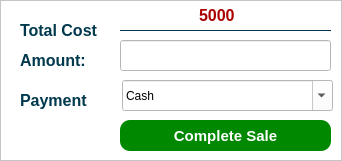
     <widget class="QFrame" name="frame">
      <property name="minimumSize">
       <size>
        <width>341</width>
        <height>161</height>
       </size>
      </property>
      <property name="maximumSize">
       <size>
        <width>400</width>
        <height>200</height>
       </size>
      </property>
      <property name="styleSheet">
       <string notr="true">background-color: rgb(255, 255, 255);</string>
      </property>
      <property name="frameShape">
       <enum>QFrame::StyledPanel</enum>
      </property>
      <property name="frameShadow">
       <enum>QFrame::Raised</enum>
      </property>
      <widget class="QLineEdit" name="lineEdit_3">
       <property name="geometry">
        <rect>
         <x>120</x>
         <y>40</y>
         <width>211</width>
         <height>31</height>
        </rect>
       </property>
       <property name="inputMethodHints">
        <set>Qt::ImhDigitsOnly|Qt::ImhPreferNumbers</set>
       </property>
      </widget>
      <widget class="QPushButton" name="pushButton_2">
       <property name="geometry">
        <rect>
         <x>120</x>
         <y>120</y>
         <width>211</width>
         <height>31</height>
        </rect>
       </property>
       <property name="font">
        <font>
         <pointsize>11</pointsize>
         <weight>75</weight>
         <bold>true</bold>
        </font>
       </property>
       <property name="cursor">
        <cursorShape>PointingHandCursor</cursorShape>
       </property>
       <property name="styleSheet">
        <string notr="true">background-color: rgb(0, 136, 0);
border-radius:10px;
color: rgb(255, 255, 255);</string>
       </property>
       <property name="text">
        <string>Complete Sale</string>
       </property>
      </widget>
      <widget class="QLabel" name="label_5">
       <property name="geometry">
        <rect>
         <x>20</x>
         <y>50</y>
         <width>91</width>
         <height>20</height>
        </rect>
       </property>
       <property name="font">
        <font>
         <pointsize>12</pointsize>
         <weight>75</weight>
         <bold>true</bold>
        </font>
       </property>
       <property name="styleSheet">
        <string notr="true">color:#00394D;</string>
       </property>
       <property name="text">
        <string>Amount:</string>
       </property>
      </widget>
      <widget class="QLabel" name="label_6">
       <property name="geometry">
        <rect>
         <x>20</x>
         <y>90</y>
         <width>121</width>
         <height>20</height>
        </rect>
       </property>
       <property name="font">
        <font>
         <pointsize>12</pointsize>
         <weight>75</weight>
         <bold>true</bold>
        </font>
       </property>
       <property name="styleSheet">
        <string notr="true">color:#00394D;</string>
       </property>
       <property name="text">
        <string>Payment</string>
       </property>
      </widget>
      <widget class="QLabel" name="label_7">
       <property name="geometry">
        <rect>
         <x>20</x>
         <y>20</y>
         <width>91</width>
         <height>20</height>
        </rect>
       </property>
       <property name="font">
        <font>
         <pointsize>12</pointsize>
         <weight>75</weight>
         <bold>true</bold>
        </font>
       </property>
       <property name="styleSheet">
        <string notr="true">color:#00394D;</string>
       </property>
       <property name="text">
        <string>Total Cost</string>
       </property>
      </widget>
      <widget class="QLineEdit" name="total">
       <property name="enabled">
        <bool>false</bool>
       </property>
       <property name="geometry">
        <rect>
         <x>120</x>
         <y>0</y>
         <width>211</width>
         <height>31</height>
        </rect>
       </property>
       <property name="font">
        <font>
         <pointsize>12</pointsize>
         <weight>75</weight>
         <bold>true</bold>
        </font>
       </property>
       <property name="cursor">
        <cursorShape>SizeAllCursor</cursorShape>
       </property>
       <property name="styleSheet">
        <string notr="true">color: rgb(170, 0, 0);
border:none;
padding: 1px 18px 1px 3px;
min-width: 6em;
background-color:transparent;
border-bottom: 1px solid #00394D;</string>
       </property>
       <property name="inputMethodHints">
        <set>Qt::ImhPreferNumbers</set>
       </property>
       <property name="text">
        <string>5000</string>
       </property>
       <property name="maxLength">
        <number>20000000</number>
       </property>
       <property name="echoMode">
        <enum>QLineEdit::Normal</enum>
       </property>
       <property name="cursorPosition">
        <number>4</number>
       </property>
       <property name="alignment">
        <set>Qt::AlignCenter</set>
       </property>
       <property name="readOnly">
        <bool>true</bool>
       </property>
       <property name="clearButtonEnabled">
        <bool>false</bool>
       </property>
      </widget>
      <widget class="QComboBox" name="comboBox_5">
       <property name="geometry">
        <rect>
         <x>122</x>
         <y>80</y>
         <width>211</width>
         <height>31</height>
        </rect>
       </property>
       <property name="minimumSize">
        <size>
         <width>211</width>
         <height>31</height>
        </size>
       </property>
       <property name="maximumSize">
        <size>
         <width>16777215</width>
         <height>35</height>
        </size>
       </property>
       <property name="editable">
        <bool>true</bool>
       </property>
       <item>
        <property name="text">
         <string>Cash</string>
        </property>
       </item>
       <item>
        <property name="text">
         <string>Mpesa</string>
        </property>
       </item>
       <item>
        <property name="text">
         <string>Account</string>
        </property>
       </item>
      </widget>
     </widget>
